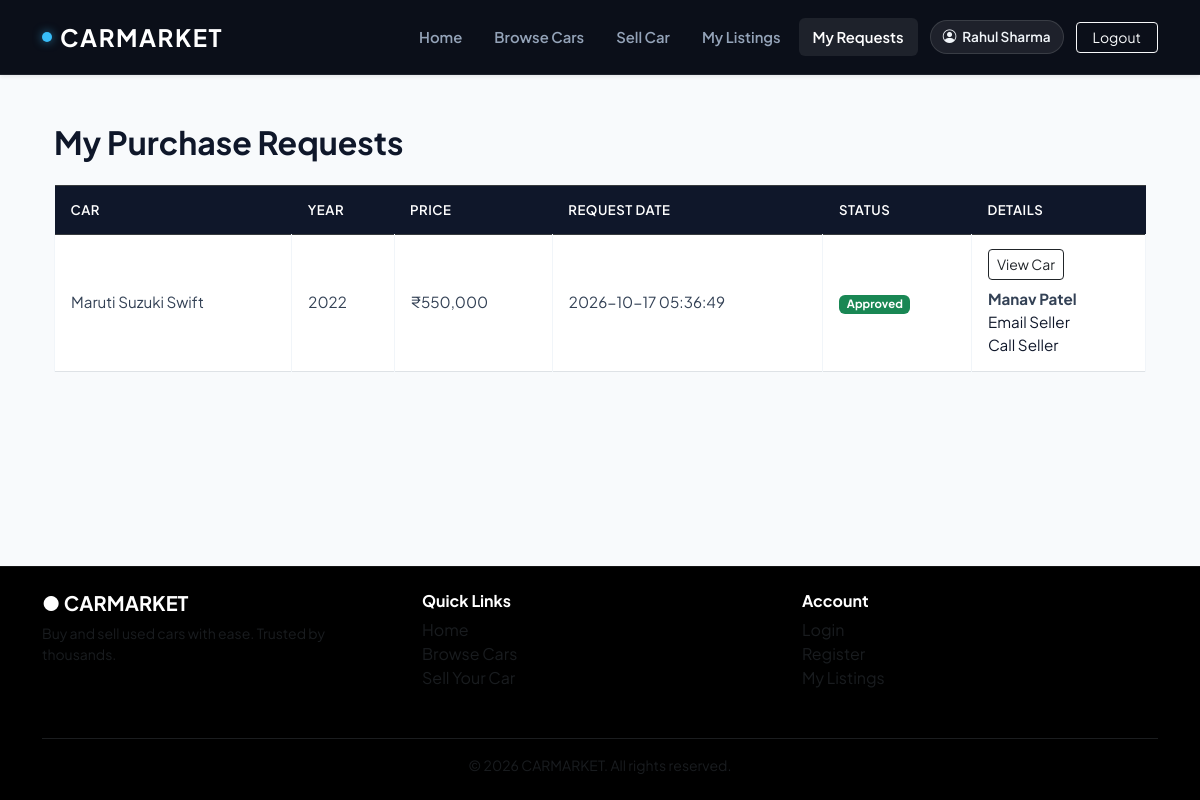
Page /my-requests.php (signed in) on the committed database.
### tables this page shows
CREATE TABLE `purchase_requests` (
  `id` int NOT NULL AUTO_INCREMENT,
  `car_id` int NOT NULL,
  `buyer_id` int NOT NULL,
  `status` enum('pending','approved','rejected') NOT NULL DEFAULT 'pending',
  `created_at` timestamp NULL DEFAULT CURRENT_TIMESTAMP,
  PRIMARY KEY (`id`),
  KEY `car_id` (`car_id`),
  KEY `buyer_id` (`buyer_id`),
  CONSTRAINT `purchase_requests_ibfk_1` FOREIGN KEY (`car_id`) REFERENCES `cars` (`id`) ON DELETE CASCADE,
  CONSTRAINT `purchase_requests_ibfk_2` FOREIGN KEY (`buyer_id`) REFERENCES `users` (`id`) ON DELETE CASCADE
);

CREATE TABLE `cars` (
  `id` int NOT NULL AUTO_INCREMENT,
  `user_id` int NOT NULL,
  `brand` varchar(80) NOT NULL,
  `model` varchar(80) NOT NULL,
  `year` int NOT NULL,
  `price` decimal(12,2) NOT NULL,
  `description` text,
  `status` enum('pending','approved') NOT NULL DEFAULT 'pending',
  `created_at` timestamp NULL DEFAULT CURRENT_TIMESTAMP,
  `location` varchar(100) NOT NULL DEFAULT '',
  `fuel_type` varchar(50) NOT NULL DEFAULT '',
  `image` varchar(255) DEFAULT NULL,
  `km_driven` int NOT NULL DEFAULT '0',
  `transmission` varchar(50) NOT NULL DEFAULT 'Not specified',
  PRIMARY KEY (`id`),
  KEY `user_id` (`user_id`),
  CONSTRAINT `cars_ibfk_1` FOREIGN KEY (`user_id`) REFERENCES `users` (`id`) ON DELETE CASCADE
);

CREATE TABLE `users` (
  `id` int NOT NULL AUTO_INCREMENT,
  `name` varchar(100) NOT NULL,
  `email` varchar(150) NOT NULL,
  `password` varchar(255) NOT NULL,
  `role` enum('user','admin') NOT NULL DEFAULT 'user',
  `mobile` varchar(15) DEFAULT NULL,
  PRIMARY KEY (`id`),
  UNIQUE KEY `email` (`email`)
);

### my-requests.php (the view, shortened to what this page needs)
<?php
require_once 'config.php';
$user_id = (int) $_SESSION['user_id'];
$stmt = $pdo->prepare("
    SELECT
        pr.id AS request_id,
        pr.status AS request_status,
        pr.created_at,
        c.id AS car_id,
        c.user_id AS seller_id,
        c.brand,
        c.model,
        c.year,
        c.price,
        c.image,
        seller.name AS seller_name,
        seller.email AS seller_email,
        seller.mobile AS seller_mobile
    FROM purchase_requests pr
    JOIN cars c ON pr.car_id = c.id
    JOIN users seller ON c.user_id = seller.id
    WHERE pr.buyer_id = ?
    ORDER BY pr.created_at DESC
");
$stmt->execute([$user_id]);
$requests = $stmt->fetchAll(PDO::FETCH_ASSOC);
require_once 'includes/header.php';
?>
<div class="container py-4">
    <h2 class="fw-bold mb-4">My Purchase Requests</h2>
    <?php if (empty($requests)): ?>
        <div class="alert alert-info">
            You haven't submitted any purchase requests yet.
            <a href="/used-car-platform/cars.php">Browse cars</a>
        </div>
    <?php else: ?>
        <div class="table-responsive">
            <table class="table table-bordered table-hover align-middle">
                <thead class="table-dark">
                    <tr>
                        <th>Car</th>
                        <th>Year</th>
                        <th>Price</th>
                        <th>Request Date</th>
                        <th>Status</th>
                        <th>Details</th>
                    </tr>
                </thead>
                <tbody>
                    <?php foreach ($requests as $r): ?>
                    <tr>
                        <td>
                            <?= htmlspecialchars($r['brand'] . ' ' . $r['model']) ?>
                        </td>
                        <td><?= (int)$r['year'] ?></td>
                        <td>₹<?= number_format((float)$r['price']) ?></td>
                        <td><?= htmlspecialchars($r['created_at']) ?></td>
                        <td>
                            <?php
                            $badgeClass = 'bg-warning text-dark';
                            if ($r['request_status'] === 'approved') {
                                $badgeClass = 'bg-success';
                            } elseif ($r['request_status'] === 'rejected') {
                                $badgeClass = 'bg-danger';
                            }
                            ?>
                            <span class="badge <?= $badgeClass ?>">
                                <?= htmlspecialchars(ucfirst($r['request_status'])) ?>
                            </span>
                        </td>
                        <td>
                            <a class="btn btn-sm btn-outline-dark"
                            href="/used-car-platform/car-details.php?id=<?= (int)$r['car_id'] ?>">
                                View Car
                            </a>
                            <?php if ($r['request_status'] === 'approved'): ?>
                                <div class="mt-2">
                                    <strong><?= htmlspecialchars($r['seller_name']) ?></strong><br>
                                    <a href="mailto:<?= htmlspecialchars($r['seller_email']) ?>">
                                        Email Seller
                                    </a>
                                    <?php if (!empty($r['seller_mobile'])): ?>
                                        <br>
                                        <a href="tel:<?= htmlspecialchars($r['seller_mobile']) ?>">
                                            Call Seller
                                        </a>
                                    <?php endif; ?>
                                </div>
                            <?php endif; ?>
                        </td>
                    </tr>
                    <?php endforeach; ?>
                </tbody>
            </table>
        </div>
    <?php endif; ?>
</div>
<?php require_once 'includes/footer.php'; ?>

### style.css (style rules this page uses)
:root { --primary: #0f172a; --primary-hover: #1e293b; --accent: #2563eb; --bg-page: #f8fafc; --bg-card: #ffffff; --border-color: #e2e8f0; --text-main: #0f172a; --text-muted: #64748b; --text-light: #94a3b8; --radius-sm: 6px; --radius-md: 10px; --radius-lg: 14px; --radius-xl: 18px; --shadow-sm: 0 1px 2px 0 rgba(0, 0, 0, 0.05); --shadow-md: 0 4px 6px -1px rgba(0, 0, 0, 0.07), 0 2px 4px -2px rgba(0, 0, 0, 0.05); --shadow-lg: 0 10px 15px -3px rgba(0, 0, 0, 0.08), 0 4px 6px -4px rgba(0, 0, 0, 0.03); --shadow-hover: 0 20px 25px -5px rgba(15, 23, 42, 0.12), 0 8px 10px -6px rgba(15, 23, 42, 0.06); }
*, *::before, *::after { box-sizing: border-box; }
html, body { height: 100%; }
body { font-family: 'Plus Jakarta Sans', system-ui, -apple-system, BlinkMacSystemFont, 'Segoe UI', Roboto, sans-serif; background-color: var(--bg-page); color: var(--text-main); display: flex; flex-direction: column; min-height: 100vh; -webkit-font-smoothing: antialiased; -moz-osx-font-smoothing: grayscale; }
a { color: var(--primary); text-decoration: none; transition: color 0.2s ease, opacity 0.2s ease; }
.table { margin-bottom: 0; }
.table thead th { background-color: #0f172a; color: #ffffff; font-weight: 600; font-size: 0.825rem; text-transform: uppercase; letter-spacing: 0.5px; padding: 14px 16px; border: none; }
.table tbody td { padding: 14px 16px; vertical-align: middle; color: #334155; border-color: #f1f5f9; font-size: 0.95rem; }

### rows in the picture
purchase_requests: car.model "Maruti Suzuki Swift", car.year "2022", car.price "550,000", created_at "2026-10-17 05:36:49", status "Approved", users.name "Manav Patel"

### other values in the picture
$_SESSION['user_name'] "Rahul Sharma"
